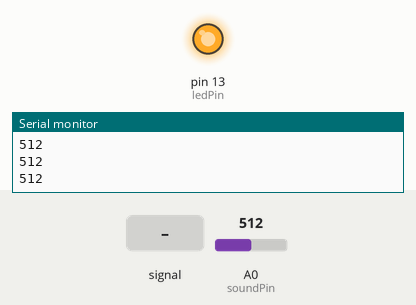
Simulated run of this sketch. Board: Arduino Uno, built with avr-gcc and run on an emulated ATmega328P. On the bench: output pins drawn as LEDs (lit = HIGH), the last lines printed to the serial monitor. The inputs (shaded band) are chosen by the test bench; at power-on: A0 (soundPin) = 512.

Above: at 1.2 s.
1.3 s: A0 (soundPin) fed a 200 Hz sine of ±81 counts around its level
4.3 s: A0 (soundPin) set to 716
5.8 s: A0 (soundPin) set to 515
7.3 s: A0 (soundPin) set to 485
At 8.2 s:
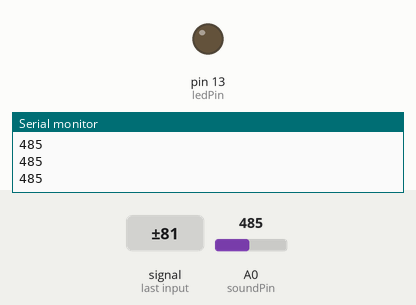
8.8 s: A0 (soundPin) set to 510
At 9.7 s:
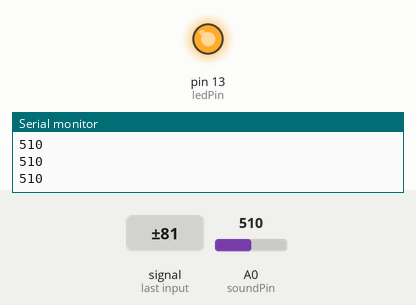
Timing chart, 0 to 11.3 s (numbered marks = the images above; inputs shaded):
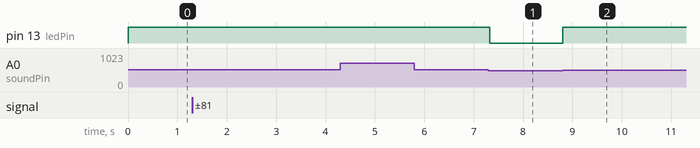

Measured:
- the behaviour switches between 501 and 500 on A0 (soundPin) (found by bisection; images 0 and 1)
- after the input at 7.3 s, pin 13 (ledPin): HIGH → LOW at once
- after the input at 8.8 s, pin 13 (ledPin): LOW → HIGH at once

The sketch:

42_sound_sensor.ino
```cpp
int soundPin = A0;
int ledPin = 13;
void setup() {
  pinMode(soundPin, INPUT);
  pinMode(ledPin, OUTPUT);
  Serial.begin(9600);
}
void loop() {
  int val = analogRead(soundPin);
  Serial.println(val);
  if (val > 500) {
    digitalWrite(ledPin, HIGH);
    delay(100);
  } else {
    digitalWrite(ledPin, LOW);
  }
}
```
